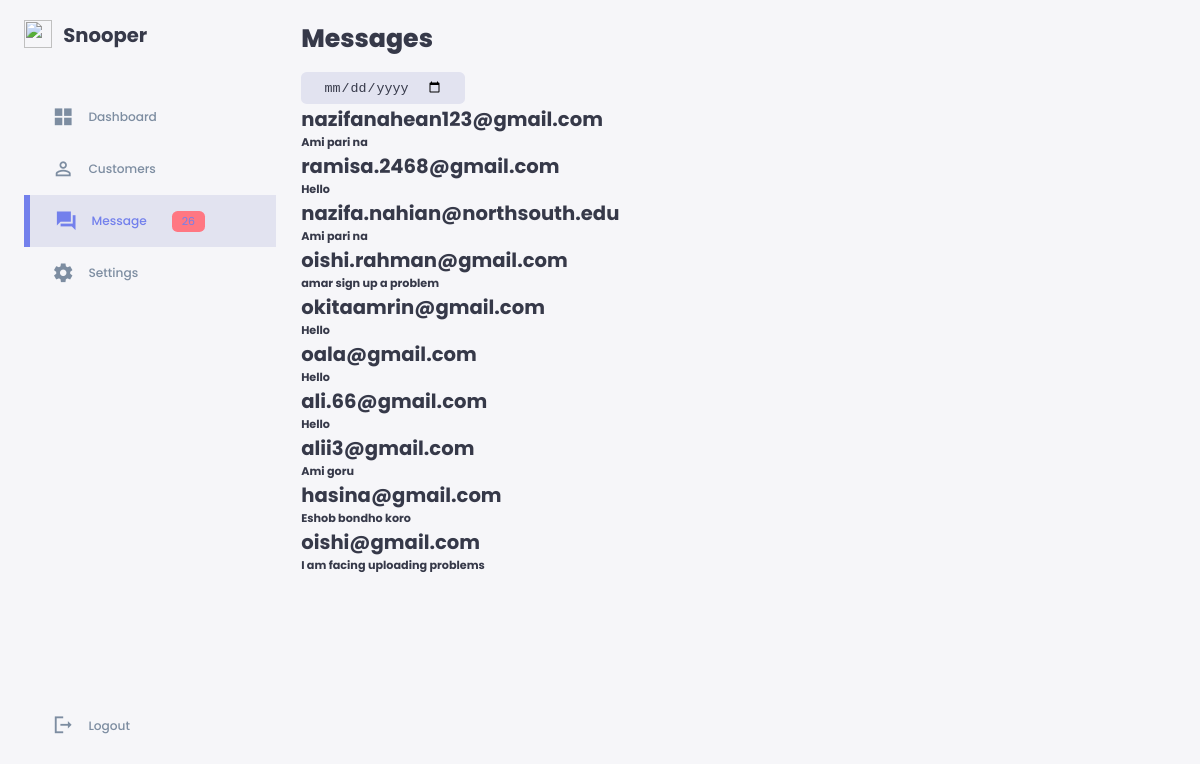
The page /admin/messages on the database its author committed.
### website/models.py (models this page shows)
class Message(db.Model):
    email = db.Column(db.String(50),primary_key = True)
    message = db.Column(db.String(300))

### website/admin.py (the view)
@admin.route('/messages')
def customer_messages():
    messages = Message.query.all()
    return render_template("customer_messages.html", messages=messages)

### website/templates/customer_messages.html
{% extends 'base_admin.html' %} {% block content %}
<link
  rel="stylesheet"
  href="{{ url_for('static', filename='css/admin_dashboard.css') }}"
/>
<main>
  <h1>Messages</h1>
  <div class="date">
    <input type="date" />
  </div>
  <div>
    {% for message in messages %}
    <h2>{{message.email}}</h2>
    <h4>{{message.message}}</h4>
    {% endfor %}
  </div>
</main>
{% endblock content %}

### website/static/css/base_admin.css (style rules this page uses)
:root { --color-primary: #7380ec; --color-background: #f6f6f9; --color-light: rgba(132, 139, 200, 0.18); --color-dark: #363949; --color-info-dark: #7d8da1; --color-dark-variant: #677483; --color-danger: #ff7782; --color-success: #41f1b6; --color-warning: #ffbb55; --color-white: #fff; --card-border-radius: 2rem; --border-radius-1: 0.4rem; --border-radius-2: 0.8rem; --border-radius-3: 1.2rem; --card-padding: 1.8rem; --padding-1: 1.2rem; --box-shadow: 0 2rem 3rem var(--color-light); }
* { margin: 0; padding: 0; outline: 0; appearance: none; border: 0; text-decoration: none; list-style: none; box-sizing: border-box; }
html { font-size: 14px; }
body { width: 100vw; height: 100vh; font-family: poppins, sans-serif; font-size: 0.88rem; background: var(--color-background); user-select: none; overflow-x: hidden; color: var(--color-dark); }
h1 { font-weight: 800; font-size: 1.8rem; }
h2 { font-size: 1.4rem; }
h4 { font-size: 0.8rem; }

### website/static/css/admin_dashboard.css (style rules this page uses)
main { margin-top: 1.4rem; }
main .date { display: inline-block; background: var(--color-light); border-radius: var(--border-radius-1); margin-top: 1rem; padding: 0.5rem 1.6rem; }
main .date input[type="date"] { background: transparent; color: var(--color-dark); }

### rows shown on the page
Message: email "nazifanahean123@gmail.com", message "Ami pari na"
Message: email "ramisa.2468@gmail.com", message "Hello"
Message: email "nazifa.nahian@northsouth.edu", message "Ami pari na"
Message: email "oishi.rahman@gmail.com", message "amar sign up a problem"
Message: email "okitaamrin@gmail.com", message "Hello"
Message: email "oala@gmail.com", message "Hello"
Message: email "ali.66@gmail.com", message "Hello"
Message: email "alii3@gmail.com", message "Ami goru"
Message: email "hasina@gmail.com", message "Eshob bondho koro"
Message: email "oishi@gmail.com", message "I am facing uploading problems"
